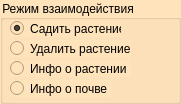
  <widget class="QGroupBox" name="vzaimode">
   <property name="geometry">
    <rect>
     <x>910</x>
     <y>20</y>
     <width>181</width>
     <height>104</height>
    </rect>
   </property>
   <property name="styleSheet">
    <string notr="true">background-color:rgb(255, 227, 187);</string>
   </property>
   <property name="title">
    <string>Режим взаимодействия</string>
   </property>
   <widget class="QRadioButton" name="plant_b">
    <property name="geometry">
     <rect>
      <x>10</x>
      <y>20</y>
      <width>111</width>
      <height>17</height>
     </rect>
    </property>
    <property name="text">
     <string>Садить растение</string>
    </property>
    <property name="checked">
     <bool>true</bool>
    </property>
   </widget>
   <widget class="QRadioButton" name="delete_b">
    <property name="geometry">
     <rect>
      <x>10</x>
      <y>40</y>
      <width>121</width>
      <height>17</height>
     </rect>
    </property>
    <property name="text">
     <string>Удалить растение</string>
    </property>
   </widget>
   <widget class="QRadioButton" name="infoplant_b">
    <property name="geometry">
     <rect>
      <x>10</x>
      <y>60</y>
      <width>121</width>
      <height>17</height>
     </rect>
    </property>
    <property name="text">
     <string>Инфо о растении</string>
    </property>
   </widget>
   <widget class="QRadioButton" name="infodirt_b">
    <property name="geometry">
     <rect>
      <x>10</x>
      <y>80</y>
      <width>101</width>
      <height>17</height>
     </rect>
    </property>
    <property name="text">
     <string>Инфо о почве</string>
    </property>
   </widget>
  </widget>
